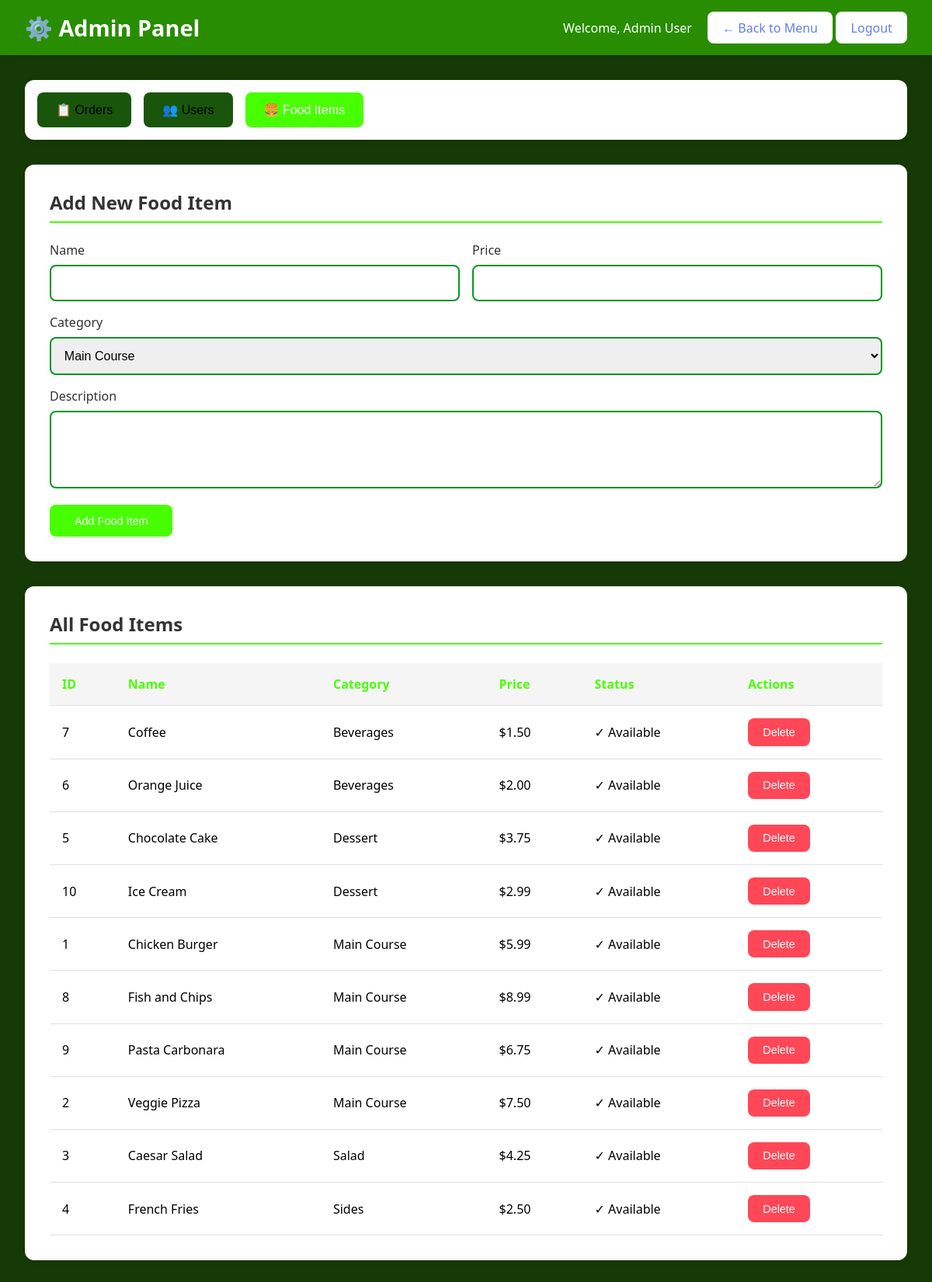
The page /admin.php?tab=food (signed in) on the database its author committed.
### tables this page shows
CREATE TABLE food_items (
    id INT PRIMARY KEY AUTO_INCREMENT,
    name VARCHAR(100) NOT NULL,
    description TEXT,
    price DECIMAL(10, 2) NOT NULL,
    category VARCHAR(50),
    image_url VARCHAR(255),
    available BOOLEAN DEFAULT TRUE,
    created_at TIMESTAMP DEFAULT CURRENT_TIMESTAMP
);

### admin.php (the view, shortened to what this page needs)
<?php
$conn = getDBConnection();
$active_tab = $_GET['tab'] ?? 'orders';
$food_items = $conn->query("SELECT * FROM food_items ORDER BY category, name");
?>
<!DOCTYPE html>
<html lang="en">
<head>
</head>
<body>
    <nav class="navbar">
        <h1>⚙️ Admin Panel</h1>
        <div>
            <span style="margin-right: 1rem;">Welcome, <?php echo htmlspecialchars($_SESSION['full_name']); ?></span>
            <a href="index.php">← Back to Menu</a>
            <a href="logout.php">Logout</a>
        </div>
    </nav>
    <div class="container">
        <div class="tabs">
            <button class="tab <?php echo $active_tab === 'orders' ? 'active' : ''; ?>" onclick="location.href='?tab=orders'">📋 Orders</button>
            <button class="tab <?php echo $active_tab === 'users' ? 'active' : ''; ?>" onclick="location.href='?tab=users'">👥 Users</button>
            <button class="tab <?php echo $active_tab === 'food' ? 'active' : ''; ?>" onclick="location.href='?tab=food'">🍔 Food Items</button>
        </div>
        <div class="content-section <?php echo $active_tab === 'food' ? 'active' : ''; ?>">
            <div class="card">
                <h2>Add New Food Item</h2>
                <form method="POST">
                    <div style="display: grid; grid-template-columns: 1fr 1fr; gap: 1rem;">
                        <div class="form-group">
                            <label>Name</label>
                            <input type="text" name="name" required>
                        </div>
                        <div class="form-group">
                            <label>Price</label>
                            <input type="number" step="0.01" name="price" required>
                        </div>
                    </div>
                    <div class="form-group">
                        <label>Category</label>
                        <select name="category" required>
                            <option value="Main Course">Main Course</option>
                        </select>
                    </div>
                    <div class="form-group">
                        <label>Description</label>
                        <textarea name="description" required></textarea>
                    </div>
                    <button type="submit" name="add_food" class="btn btn-primary">Add Food Item</button>
                </form>
            </div>
            <div class="card">
                <h2>All Food Items</h2>
                <table>
                    <thead>
                        <tr>
                            <th>ID</th>
                            <th>Name</th>
                            <th>Category</th>
                            <th>Price</th>
                            <th>Status</th>
                            <th>Actions</th>
                        </tr>
                    </thead>
                    <tbody>
                        <?php while ($food = $food_items->fetch_assoc()): ?>
                            <tr>
                                <td><?php echo $food['id']; ?></td>
                                <td><?php echo htmlspecialchars($food['name']); ?></td>
                                <td><?php echo htmlspecialchars($food['category']); ?></td>
                                <td>$<?php echo number_format($food['price'], 2); ?></td>
                                <td><?php echo $food['available'] ? '✓ Available' : '✗ Unavailable'; ?></td>
                                <td>
                                    <form method="POST" style="display: inline;">
                                        <button type="submit" name="delete_food" class="btn btn-delete" onclick="return confirm('Delete this item?')">Delete</button>
                                    </form>
                                </td>
                            </tr>
                        <?php endwhile; ?>
                    </tbody>
                </table>
            </div>
        </div>
    </div>
</body>
</html>

### admin.php (style rules this page uses)
* { margin: 0; padding: 0; box-sizing: border-box; }
body { font-family: 'Segoe UI', Tahoma, Geneva, Verdana, sans-serif; background: #163a05ff; }
.navbar { background: #288d00ff; padding: 1rem 2rem; color: white; display: flex; justify-content: space-between; align-items: center; box-shadow: 0 2px 10px rgba(0,0,0,0.1); }
.navbar h1 { font-size: 1.8rem; }
.navbar a { text-decoration: none; color: #667eea; background: white; padding: 0.6rem 1.2rem; border-radius: 8px; transition: all 0.3s; }
.container { max-width: 1400px; margin: 2rem auto; padding: 0 2rem; }
.tabs { background: white; padding: 1rem; border-radius: 12px; margin-bottom: 2rem; display: flex; gap: 1rem; box-shadow: 0 2px 10px rgba(0,0,0,0.1); }
.tab { padding: 0.8rem 1.5rem; border: none; background: #1a550cff; border-radius: 8px; cursor: pointer; font-size: 1rem; transition: all 0.3s; }
.tab.active { background: #48ff00ff; color: white; }
.content-section { display: none; }
.content-section.active { display: block; }
.card { background: white; padding: 2rem; border-radius: 12px; box-shadow: 0 2px 10px rgba(0,0,0,0.1); margin-bottom: 2rem; }
.card h2 { color: #333; margin-bottom: 1.5rem; padding-bottom: 0.5rem; border-bottom: 2px solid #48ff00ff; }
.btn { padding: 0.6rem 1.2rem; border: none; border-radius: 8px; cursor: pointer; font-size: 0.9rem; transition: all 0.3s; }
.btn-delete { background: #ff4757; color: white; }
table { width: 100%; border-collapse: collapse; margin-top: 1rem; }
th, td { padding: 1rem; text-align: left; border-bottom: 1px solid #e0e0e0; }
th { background: #f5f5f5; color: #48ff00ff; font-weight: 600; }
.form-group { margin-bottom: 1rem; }
.form-group label { display: block; margin-bottom: 0.5rem; color: #333; font-weight: 500; }
.form-group input, .form-group textarea, .form-group select { width: 100%; padding: 0.8rem; border: 2px solid #059624ff; border-radius: 8px; font-size: 1rem; }
.form-group textarea { resize: vertical; min-height: 100px; }
.btn-primary { background: #48ff00ff; color: white; padding: 0.8rem 2rem; }

### rows shown on the page
food_items: id "7", name "Coffee", category "Beverages", price "1.50", available "✓ Available"
food_items: id "6", name "Orange Juice", category "Beverages", price "2.00", available "✓ Available"
food_items: id "5", name "Chocolate Cake", category "Dessert", price "3.75", available "✓ Available"
food_items: id "10", name "Ice Cream", category "Dessert", price "2.99", available "✓ Available"
food_items: id "1", name "Chicken Burger", category "Main Course", price "5.99", available "✓ Available"
food_items: id "8", name "Fish and Chips", category "Main Course", price "8.99", available "✓ Available"
food_items: id "9", name "Pasta Carbonara", category "Main Course", price "6.75", available "✓ Available"
food_items: id "2", name "Veggie Pizza", category "Main Course", price "7.50", available "✓ Available"
food_items: id "3", name "Caesar Salad", category "Salad", price "4.25", available "✓ Available"
food_items: id "4", name "French Fries", category "Sides", price "2.50", available "✓ Available"

### other values the page prints
$_SESSION['full_name'] "Admin User"
